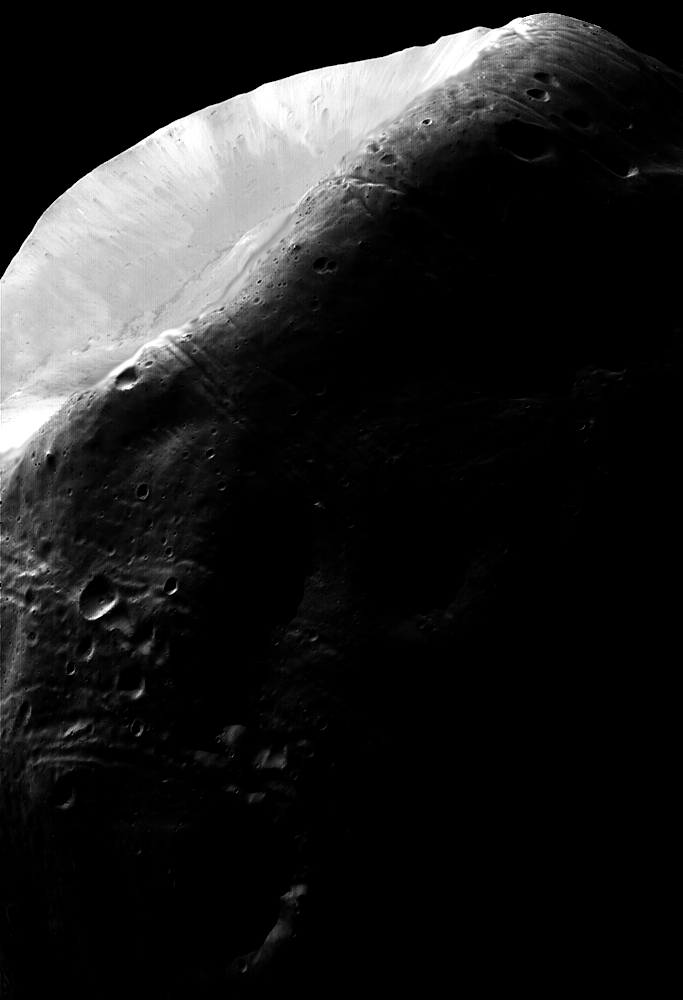
#> input picture 3.python_cv2_basis/3_image_anlysis/class1/img/pic02.tif, 683 x 1000 px, found by its file name
$ python pic02.py
#> lines starting #> are read from the running program, lines starting #| are printed output that depends on the picture
import cv2 as cv
import matplotlib.pyplot as plt
import numpy as np

img = cv.imread('class1\img\pic02.tif')
#> img is the input picture: shape (1000, 683, 3); min 0, max 255, mean 31.7

if len(img.shape)==3:
    img = cv.cvtColor(img , cv.COLOR_BGR2GRAY)
#> img: shape (1000, 683)

gamma = 0.35
c = 0.95

gray_norm = img.astype(np.float32) / 255.0

enhanced = c * np.power(gray_norm, gamma)
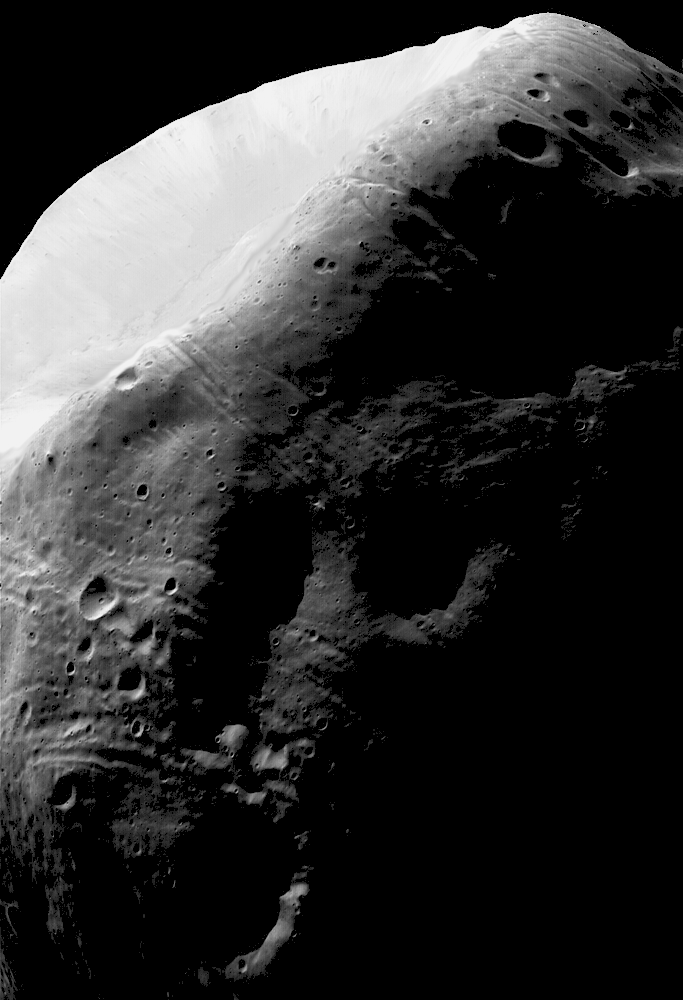
#> enhanced: shape (1000, 683) float32; min 0, max 0.95, mean 0.197
#np.power是指数运算

enhanced = np.clip(enhanced, 0, 1)
enhanced = (enhanced * 255).astype(np.uint8)

plt.subplot(1,2,1)
plt.imshow(img , cmap= 'gray')
plt.title('before')
plt.axis('off')

plt.subplot(1,2,2)
plt.imshow(enhanced,cmap= 'gray')
plt.title('after')
plt.axis('off')

plt.tight_layout()
plt.show()
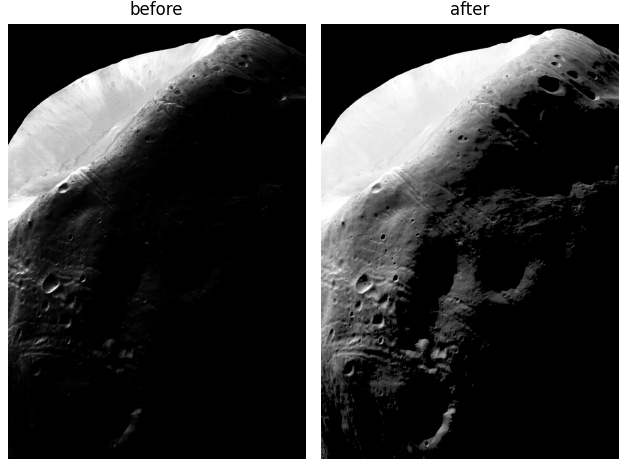
#> figure drawn by matplotlib, 2 panels

$ run again, with 3.python_cv2_basis/3_image_anlysis/class1/img/pic03.tif copied over 3.python_cv2_basis/3_image_anlysis/class1/img/pic02.tif
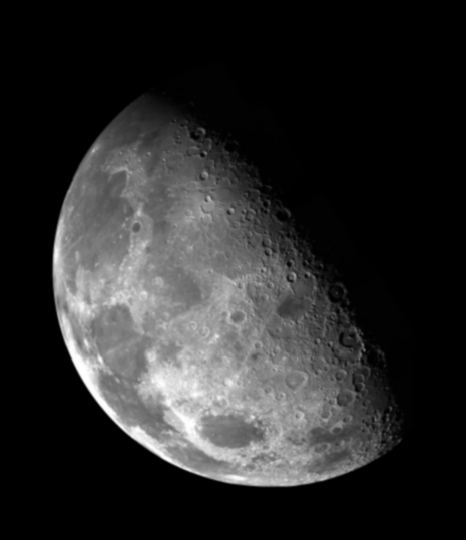
#> input picture 3.python_cv2_basis/3_image_anlysis/class1/img/pic03.tif, 466 x 540 px, found by its file name
#> img is the input picture: shape (540, 466, 3); min 0, max 254, mean 42.7
#> img: shape (540, 466)
#> `enhanced = c * np.power(gray_norm, gamma)`:
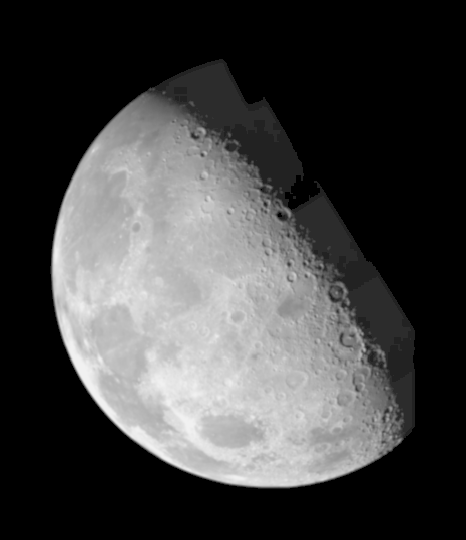
#> enhanced: shape (540, 466) float32; min 0, max 0.949, mean 0.266
#> `plt.show()`:
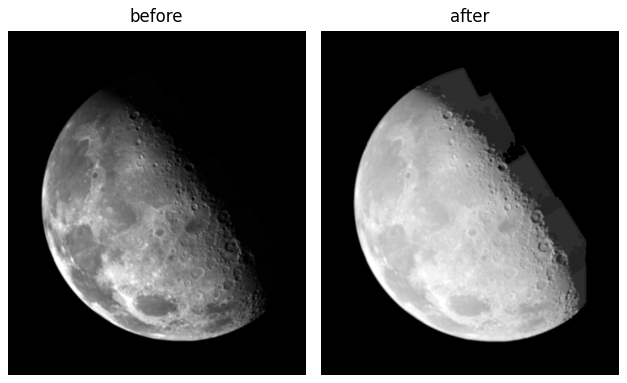
#> figure drawn by matplotlib, 2 panels

$ run again, with 3.python_cv2_basis/3_image_anlysis/class1/img/pic05.tif copied over 3.python_cv2_basis/3_image_anlysis/class1/img/pic02.tif
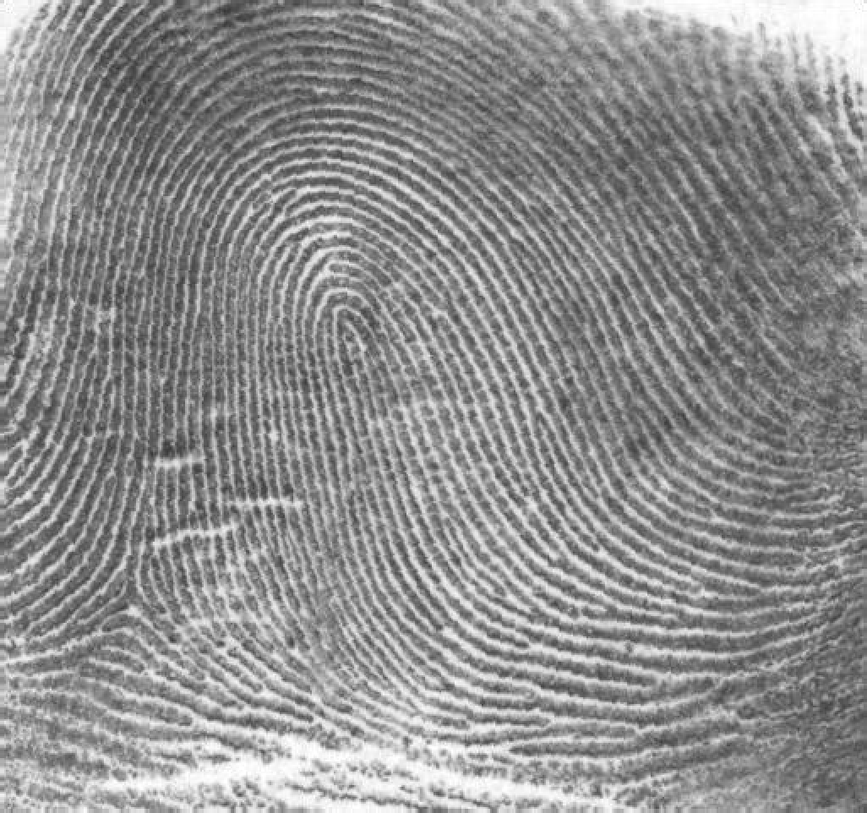
#> input picture 3.python_cv2_basis/3_image_anlysis/class1/img/pic05.tif, 867 x 813 px, shrunk from 1026 x 962 before the run, found by its file name
#> img is the input picture: shape (813, 867, 3); min 46, max 255, mean 142.7
#> img: shape (813, 867)
#> `enhanced = c * np.power(gray_norm, gamma)`:
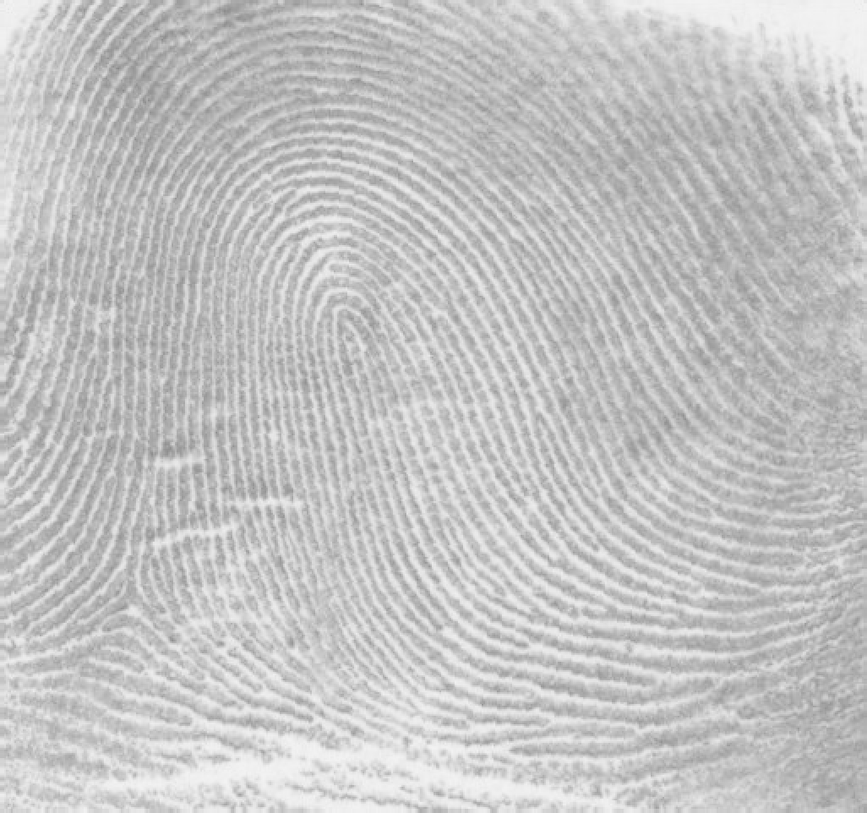
#> enhanced: shape (813, 867) float32; min 0.522, max 0.95, mean 0.769
#> `plt.show()`:
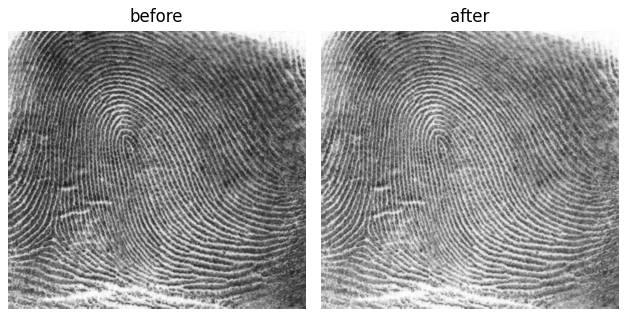
#> figure drawn by matplotlib, 2 panels

$ run again, with 3.python_cv2_basis/3_image_anlysis/class1/img/pic06.tif copied over 3.python_cv2_basis/3_image_anlysis/class1/img/pic02.tif
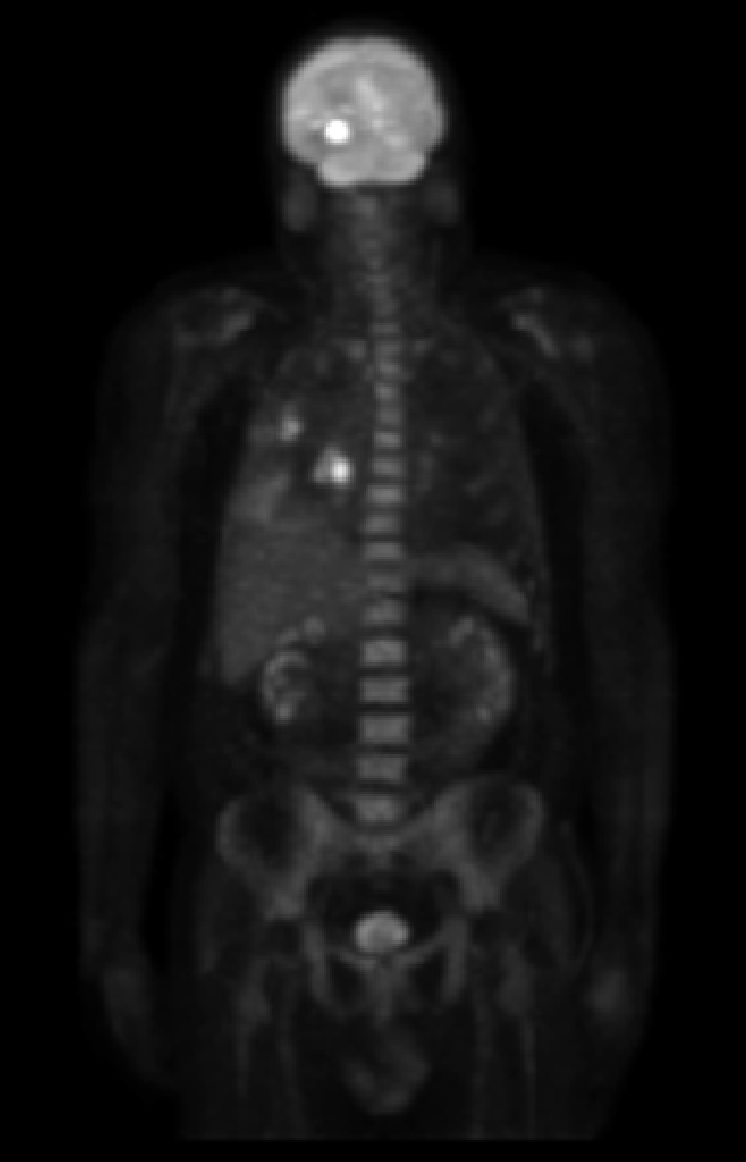
#> input picture 3.python_cv2_basis/3_image_anlysis/class1/img/pic06.tif, 746 x 1162 px, found by its file name
#> img is the input picture: shape (1162, 746, 3); min 0, max 255, mean 19.4
#> img: shape (1162, 746)
#> `enhanced = c * np.power(gray_norm, gamma)`:
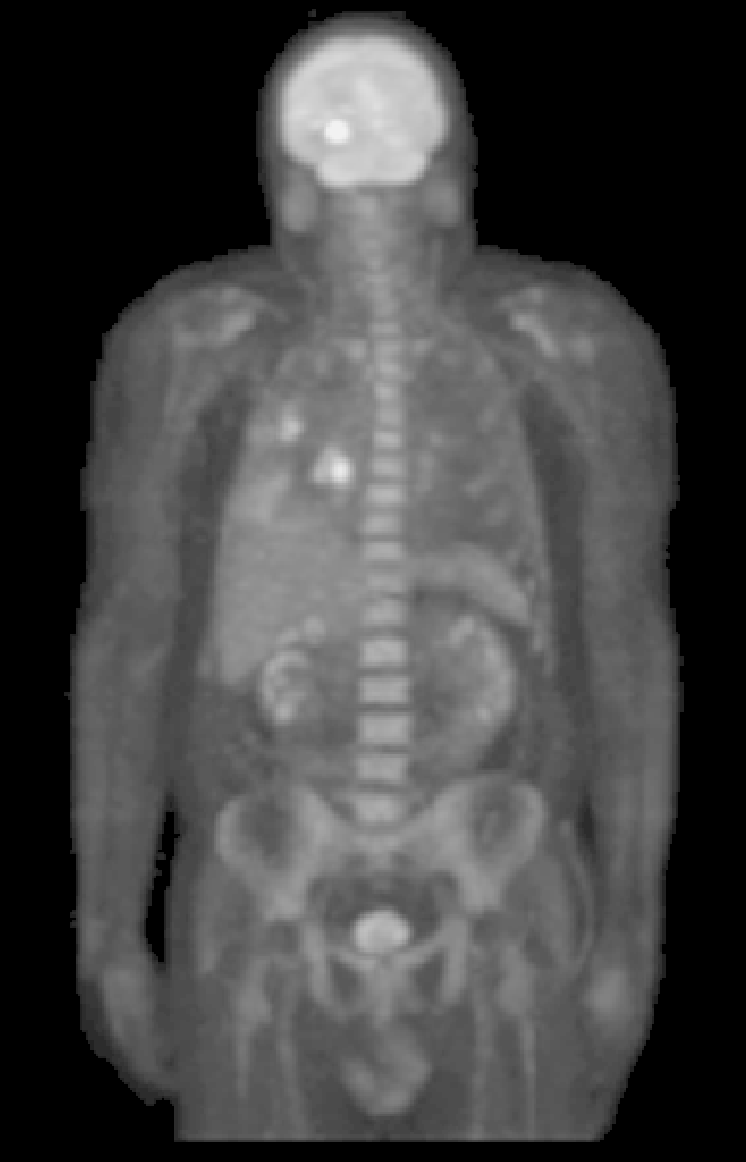
#> enhanced: shape (1162, 746) float32; min 0, max 0.95, mean 0.266
#> `plt.show()`:
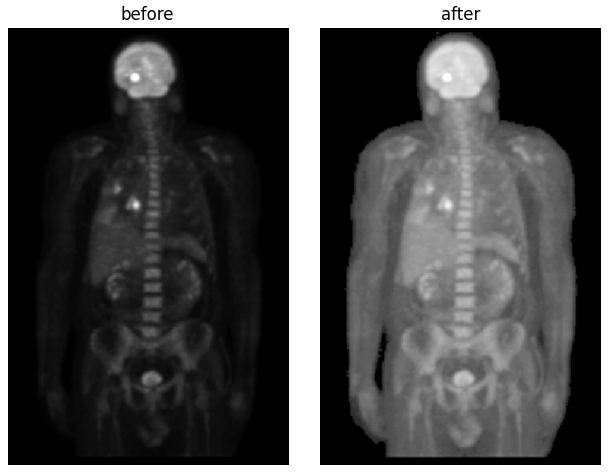
#> figure drawn by matplotlib, 2 panels
